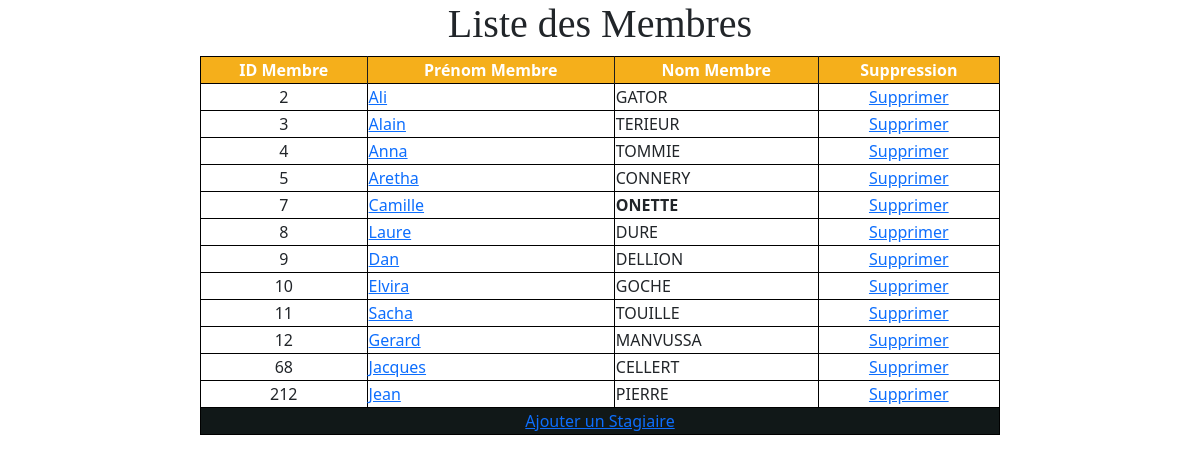
The page / on the database its author committed.
### tables this page shows
CREATE TABLE IF NOT EXISTS `membres` (
  `id_membre` int NOT NULL AUTO_INCREMENT,
  `nom_membre` varchar(50) NOT NULL,
  `login_membre` varchar(50) NOT NULL,
  PRIMARY KEY (`id_membre`)
);

### stagiaire.class.php (called while the page is built, shortened)
<?php
class Stagiaire {
    public function get_all_stagiaires(){
        $pdo = Database::connect();
        $stagiaires = array();
        $sql = "SELECT * from membres";
        foreach ($pdo->query($sql) as $row) {
            $stagiaires[] = $row;
        }
        return $stagiaires;
    }
}

### index.php (the view, shortened to what this page needs)
<!DOCTYPE html>
<html lang="fr">
<head>
    <link href="https://cdn.jsdelivr.net/npm/bootstrap@5.0.2/dist/css/bootstrap.min.css" rel="stylesheet">
    <link rel="stylesheet" href="css/style.css">
</head>
<body>
    <?php
    require "stagiaire.class.php";
    $stagiaire = new Stagiaire();
    $stagiaires = $stagiaire->get_all_stagiaires();
    ?>
    <h1>Liste des Membres</h1>
    <table class="montableau">
        <tr>
            <th> ID Membre </th>
            <th> Prénom Membre </th>
            <th> Nom Membre </th>
            <th> Suppression </th>
        </tr>
        <?php
            foreach ($stagiaires as $item) {
                echo "<tr>";
                echo "<td class='colid'> $item[id_membre] </td>";
                echo "<td><a href=ajouter_modifier.php?id=$item[id_membre]&modif=true> $item[login_membre] </a></td>";
                echo "<td> $item[nom_membre] </td>";
                echo "<td class='colsuppr'><a href=supprimer.php?id=$item[id_membre]>Supprimer</a></td>";
                echo "</tr>";
            }
        ?>
        <tr><td id= "montdajout" colspan=4><a href="ajouter_modifier.php">Ajouter un Stagiaire</a></td></tr>
    </table>
</body>
</html>

### css/style.css (style rules this page uses)
h1 { text-align: center; font-family: 'Monoton', cursive; }
.montableau { border: 1px solid black; width: 800px; margin: auto; }
th { background-color: rgba(245, 175, 26, 0.993); border-right: 1px solid rgb(29, 28, 28); color: white; text-align: center; }
td { border-top: 1px solid black; border-right: 1px solid black; }
#montdajout { background-color: rgb(17, 24, 24); text-align: center; }
.colid { text-align: center; }
.colsuppr { text-align: center; }

### rows shown on the page
membres: id_membre "2", login_membre "Ali", nom_membre "GATOR"
membres: id_membre "3", login_membre "Alain", nom_membre "TERIEUR"
membres: id_membre "4", login_membre "Anna", nom_membre "TOMMIE"
membres: id_membre "5", login_membre "Aretha", nom_membre "CONNERY"
membres: id_membre "7", login_membre "Camille", nom_membre "ONETTE"
membres: id_membre "8", login_membre "Laure", nom_membre "DURE"
membres: id_membre "9", login_membre "Dan", nom_membre "DELLION"
membres: id_membre "10", login_membre "Elvira", nom_membre "GOCHE"
membres: id_membre "11", login_membre "Sacha", nom_membre "TOUILLE"
membres: id_membre "12", login_membre "Gerard", nom_membre "MANVUSSA"
membres: id_membre "68", login_membre "Jacques", nom_membre "CELLERT"
membres: id_membre "212", login_membre "Jean", nom_membre "PIERRE"
